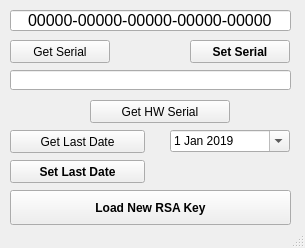
<?xml version="1.0" encoding="UTF-8"?>
<ui version="4.0">
 <class>KeyProgerClass</class>
 <widget class="QMainWindow" name="KeyProgerClass">
  <property name="geometry">
   <rect>
    <x>0</x>
    <y>0</y>
    <width>305</width>
    <height>248</height>
   </rect>
  </property>
  <property name="maximumSize">
   <size>
    <width>305</width>
    <height>248</height>
   </size>
  </property>
  <property name="windowTitle">
   <string>Настройка USB ключа</string>
  </property>
  <widget class="QWidget" name="centralWidget">
   <widget class="QPushButton" name="BtnGetSerial">
    <property name="geometry">
     <rect>
      <x>10</x>
      <y>40</y>
      <width>100</width>
      <height>23</height>
     </rect>
    </property>
    <property name="text">
     <string>Get Serial</string>
    </property>
   </widget>
   <widget class="QLineEdit" name="TbSerial">
    <property name="geometry">
     <rect>
      <x>10</x>
      <y>10</y>
      <width>281</width>
      <height>21</height>
     </rect>
    </property>
    <property name="font">
     <font>
      <pointsize>12</pointsize>
     </font>
    </property>
    <property name="inputMask">
     <string>NNNNN-NNNNN-NNNNN-NNNNN-NNNNN</string>
    </property>
    <property name="text">
     <string>00000-00000-00000-00000-00000</string>
    </property>
    <property name="maxLength">
     <number>29</number>
    </property>
    <property name="alignment">
     <set>Qt::AlignCenter</set>
    </property>
   </widget>
   <widget class="QPushButton" name="BtnSetSerial">
    <property name="geometry">
     <rect>
      <x>190</x>
      <y>40</y>
      <width>100</width>
      <height>23</height>
     </rect>
    </property>
    <property name="font">
     <font>
      <weight>75</weight>
      <bold>true</bold>
     </font>
    </property>
    <property name="text">
     <string>Set Serial</string>
    </property>
   </widget>
   <widget class="QDateEdit" name="dateEdit">
    <property name="geometry">
     <rect>
      <x>170</x>
      <y>130</y>
      <width>120</width>
      <height>22</height>
     </rect>
    </property>
    <property name="dateTime">
     <datetime>
      <hour>0</hour>
      <minute>0</minute>
      <second>0</second>
      <year>2019</year>
      <month>1</month>
      <day>1</day>
     </datetime>
    </property>
    <property name="minimumDate">
     <date>
      <year>2019</year>
      <month>1</month>
      <day>1</day>
     </date>
    </property>
    <property name="currentSection">
     <enum>QDateTimeEdit::DaySection</enum>
    </property>
    <property name="calendarPopup">
     <bool>true</bool>
    </property>
   </widget>
   <widget class="QPushButton" name="BtnGetDate">
    <property name="geometry">
     <rect>
      <x>10</x>
      <y>130</y>
      <width>135</width>
      <height>23</height>
     </rect>
    </property>
    <property name="text">
     <string>Get Last Date</string>
    </property>
   </widget>
   <widget class="QPushButton" name="BtnSetDate">
    <property name="geometry">
     <rect>
      <x>10</x>
      <y>160</y>
      <width>135</width>
      <height>23</height>
     </rect>
    </property>
    <property name="font">
     <font>
      <weight>75</weight>
      <bold>true</bold>
     </font>
    </property>
    <property name="text">
     <string>Set Last Date</string>
    </property>
   </widget>
   <widget class="QPushButton" name="BtnKeyGen">
    <property name="geometry">
     <rect>
      <x>10</x>
      <y>190</y>
      <width>281</width>
      <height>35</height>
     </rect>
    </property>
    <property name="font">
     <font>
      <weight>75</weight>
      <bold>true</bold>
     </font>
    </property>
    <property name="text">
     <string>Load New RSA Key</string>
    </property>
   </widget>
   <widget class="QLineEdit" name="TbHWSerial">
    <property name="geometry">
     <rect>
      <x>10</x>
      <y>70</y>
      <width>281</width>
      <height>20</height>
     </rect>
    </property>
    <property name="alignment">
     <set>Qt::AlignCenter</set>
    </property>
    <property name="readOnly">
     <bool>true</bool>
    </property>
   </widget>
   <widget class="QPushButton" name="BtnGetHWSerial">
    <property name="geometry">
     <rect>
      <x>90</x>
      <y>100</y>
      <width>140</width>
      <height>23</height>
     </rect>
    </property>
    <property name="text">
     <string>Get HW Serial</string>
    </property>
   </widget>
  </widget>
  <widget class="QStatusBar" name="statusBar"/>
 </widget>
 <layoutdefault spacing="6" margin="11"/>
 <resources>
  <include location="KeyProger.qrc"/>
 </resources>
 <connections/>
</ui>
